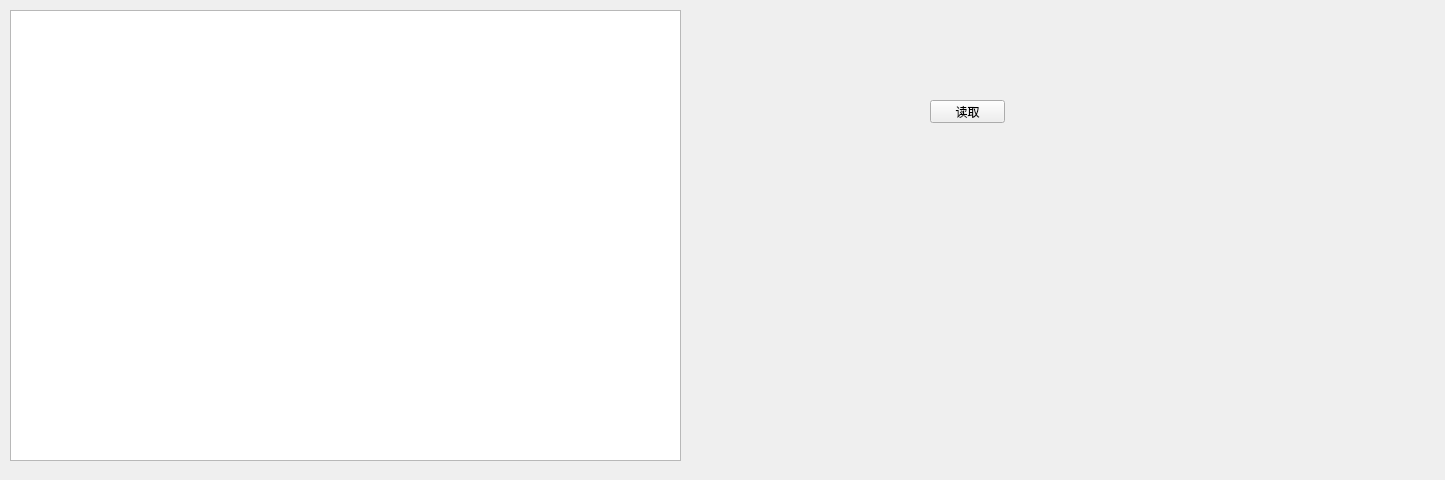
<?xml version="1.0" encoding="UTF-8"?>
<ui version="4.0">
 <class>Step6Data</class>
 <widget class="QWidget" name="Step6Data">
  <property name="geometry">
   <rect>
    <x>0</x>
    <y>0</y>
    <width>1445</width>
    <height>480</height>
   </rect>
  </property>
  <property name="windowTitle">
   <string>Form</string>
  </property>
  <widget class="QPushButton" name="pushButton">
   <property name="geometry">
    <rect>
     <x>930</x>
     <y>100</y>
     <width>75</width>
     <height>23</height>
    </rect>
   </property>
   <property name="text">
    <string>读取</string>
   </property>
  </widget>
  <widget class="QTableWidget" name="qTableWidget">
   <property name="geometry">
    <rect>
     <x>10</x>
     <y>10</y>
     <width>671</width>
     <height>451</height>
    </rect>
   </property>
  </widget>
 </widget>
 <resources/>
 <connections/>
</ui>
